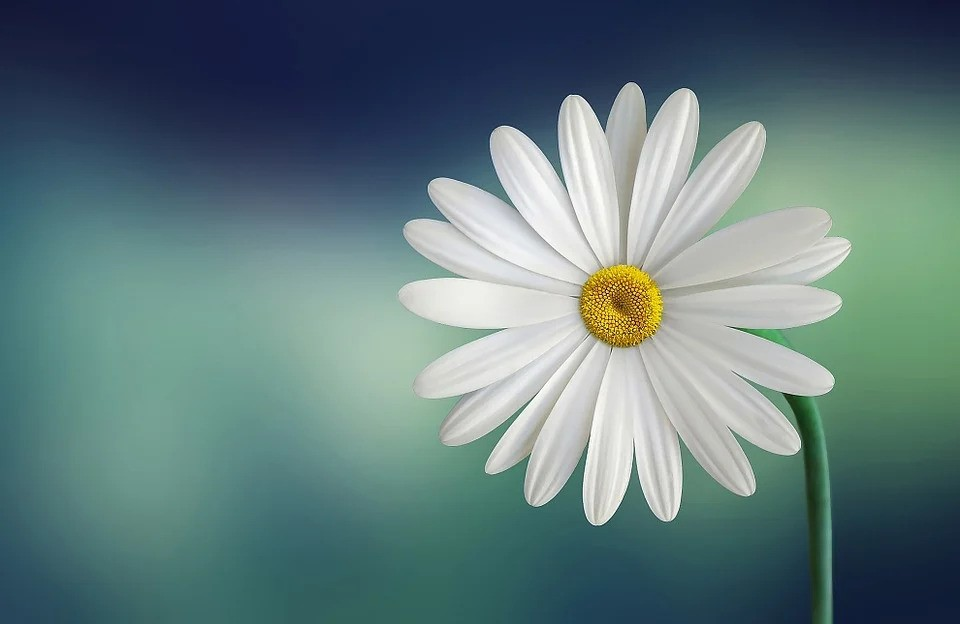
%> input picture flower.jpg, 960 x 624 px
$ octave edge_detection.m   (GNU Octave 9; MATLAB toolbox functions it lacks are replaced by stand-ins)
%> lines starting %> are read from the running program, lines starting %| are printed output that depends on the picture; in (x1, y1, x2, y2) boxes, pixels count from 0 and x2, y2 are one past the last pixel; in counts of white or black regions, pixels touching at a corner belong together; the program's own positions count from 1
% MATLAB code for convert RGB into Grayscale and to display edges.
% read the image.
k=imread("flower.jpg");
%> k is the input picture: size 624x960x3 uint8; mean R, G, B 97.4, 122.7, 123.9
%Convert into double format.
k=double(k);
%> k: size 624x960x3 double
% take the average of R, G and B channels.
k1=(k(:,:,1)+k(:,:,2)+k(:,:,3))/3;
% display after converting into uint8 format.
imtool(uint8(k1),[]);
%Find edges using the Prewitt method.
BW1 = edge(k1,'Prewitt');
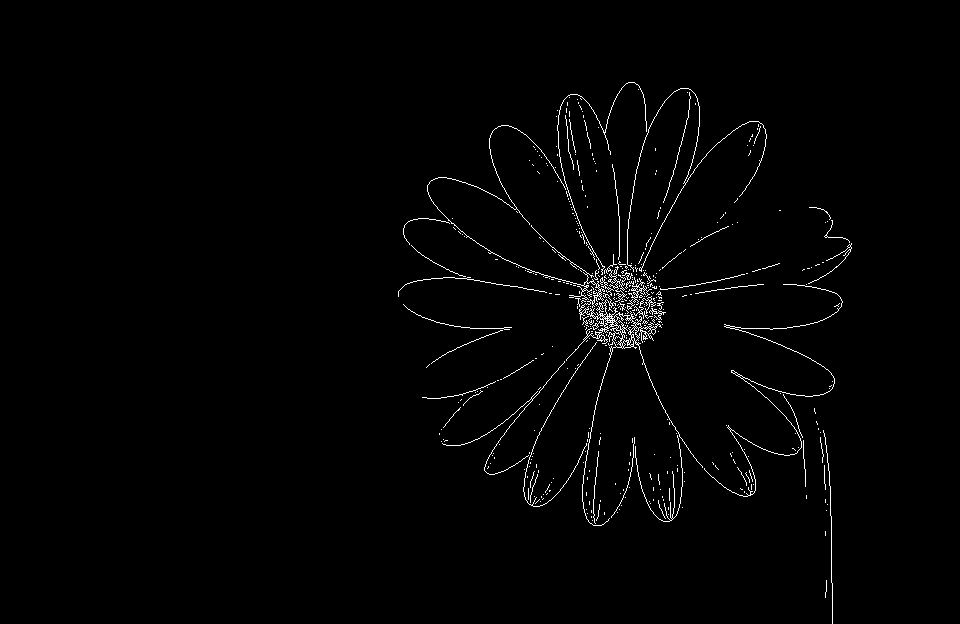
%> BW1: size 624x960 logical; 1.3% white in thin lines or dots, all inside (x1, y1, x2, y2) = (398, 82, 852, 624)
figure,imshow(BW1);title('Image 1');
% MATLAB code for convert RGB into HIS and find edges
%Represent the RGB image in [0 1] range
I=double(k)/255;
R=I(:,:,1);
G=I(:,:,2);
B=I(:,:,3);
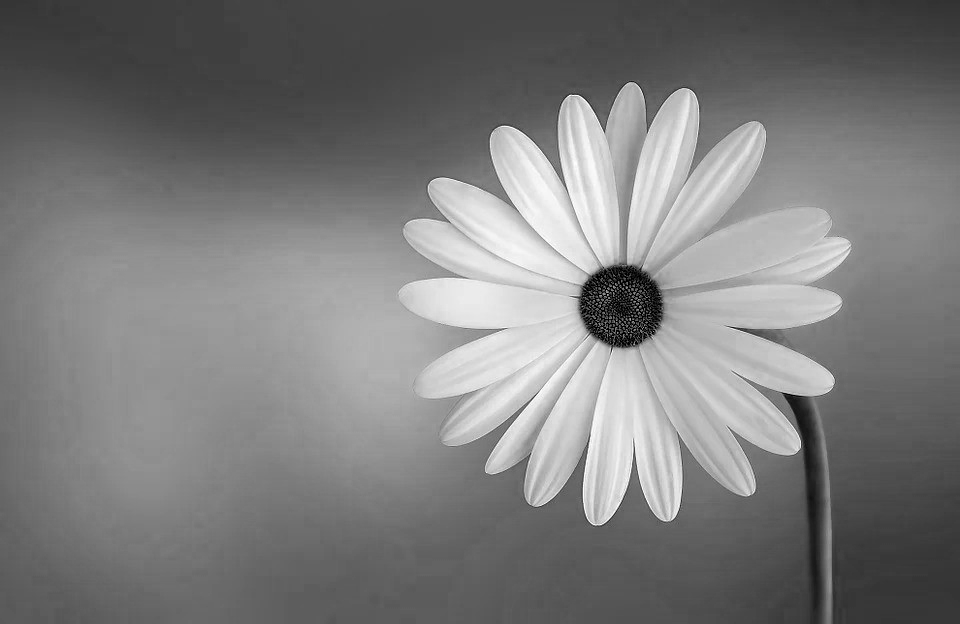
%> B: size 624x960 double; min 0, max 1, mean 0.486
%Hue
numi=1/2*((R-G)+(R-B));
denom=((R-G).^2+((R-B).*(G-B))).^0.5;
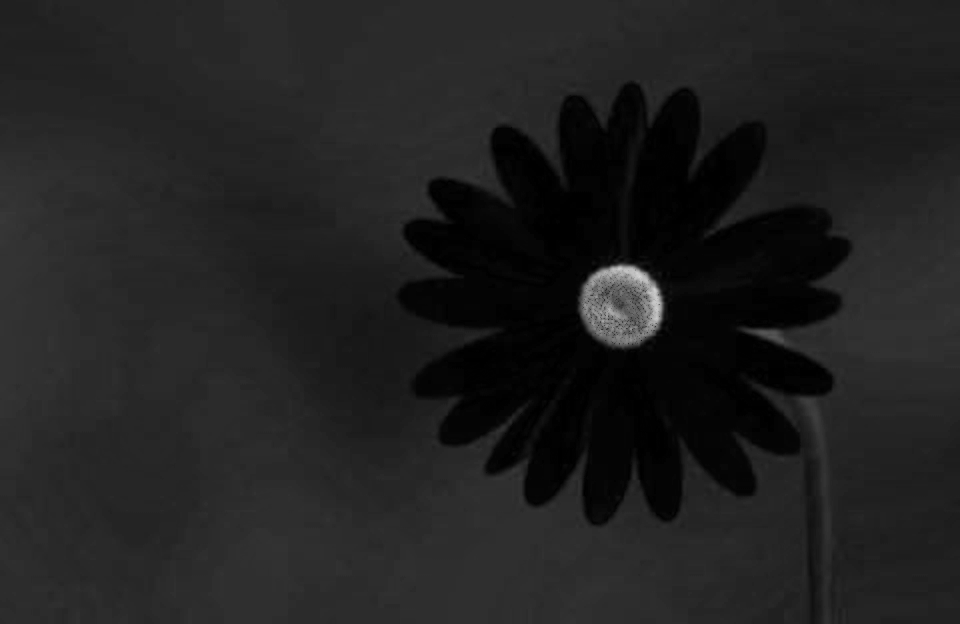
%> denom: size 624x960 double; min 0, max 0.838, mean 0.129
%To avoid divide by zero exception add a small number in the denominator
H=acosd(numi./(denom+0.000001));
%If B>G then H= 360-Theta
H(B>G)=360-H(B>G);
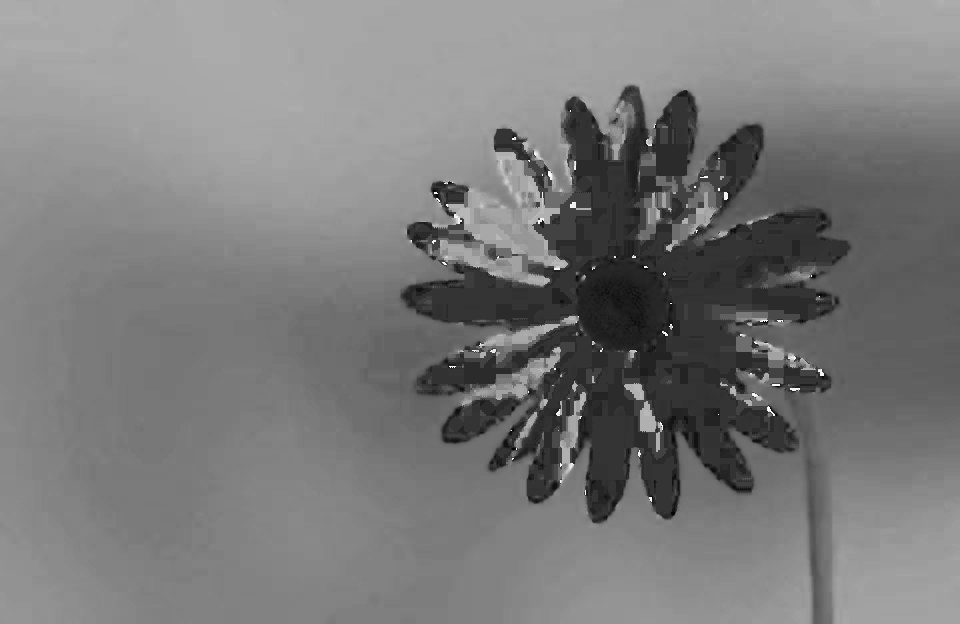
%> H: size 624x960 double; min 0.374, max 346.1, mean 166.7; drawn with min black and max white
%Normalize to the range [0 1]
H=H/360;
%Saturation
S=1- (3./(sum(I,3)+0.000001)).*min(I,[],3);
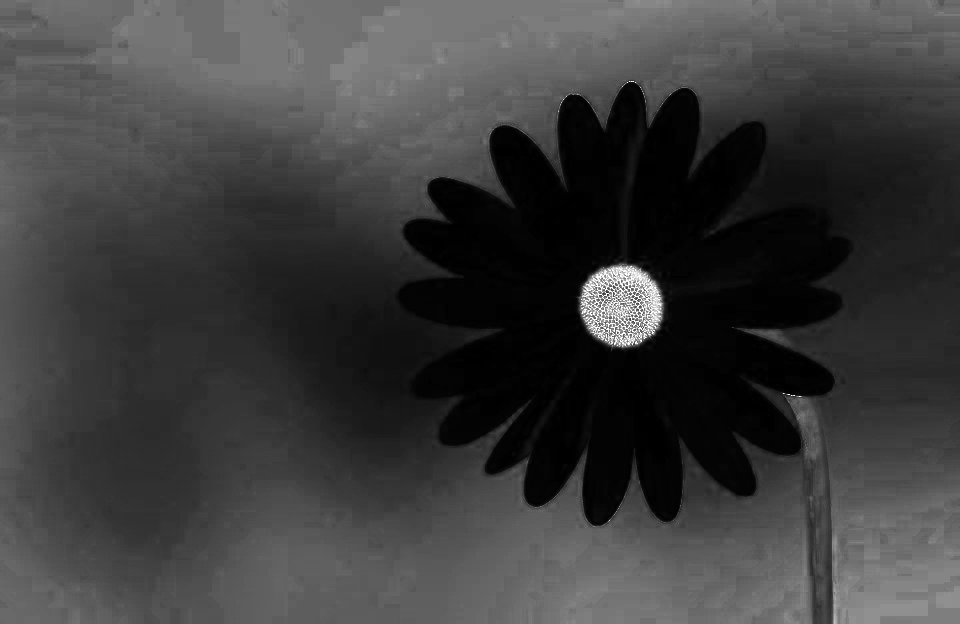
%> S: size 624x960 double; min 3.33e-07, max 1, mean 0.239
%Intensity
I=sum(I,3)./3;
%> I: size 624x960 double
%HSI
HSI=zeros(size(k));
HSI(:,:,1)=H;
HSI(:,:,2)=S;
HSI(:,:,3)=I;
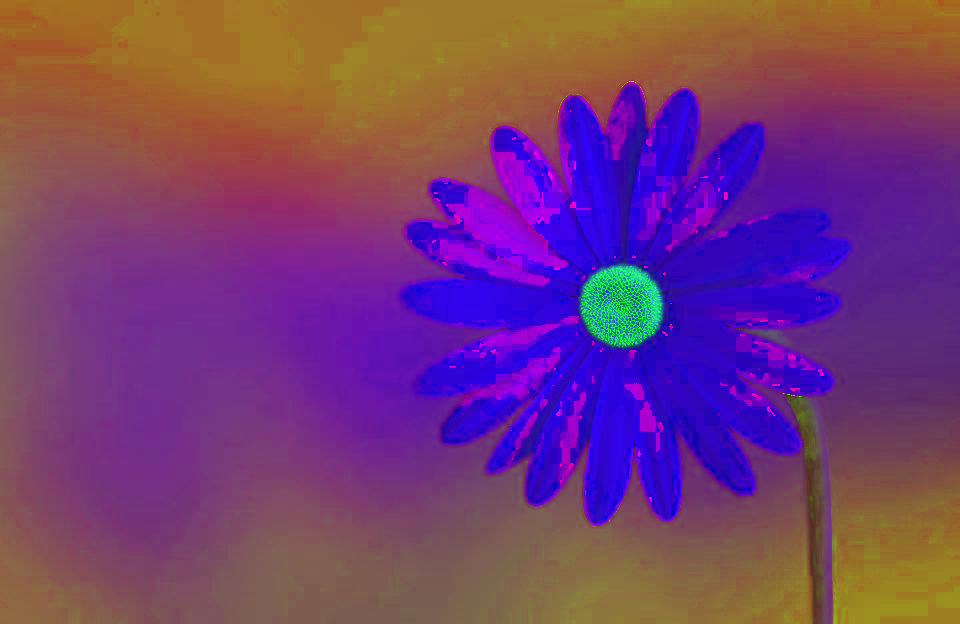
%> HSI: size 624x960x3 double; mean R, G, B 0.463, 0.239, 0.45
%display after converting into HSI image.
figure,imshow(HSI);title('HSI Image');
% find edges on the I component using Prewitt method
BW2 = edge(I,'Prewitt');
figure,imshow(BW2);title('Image 2');
% find edges on the H component using Prewitt method
BW3 = edge(H,'Prewitt');
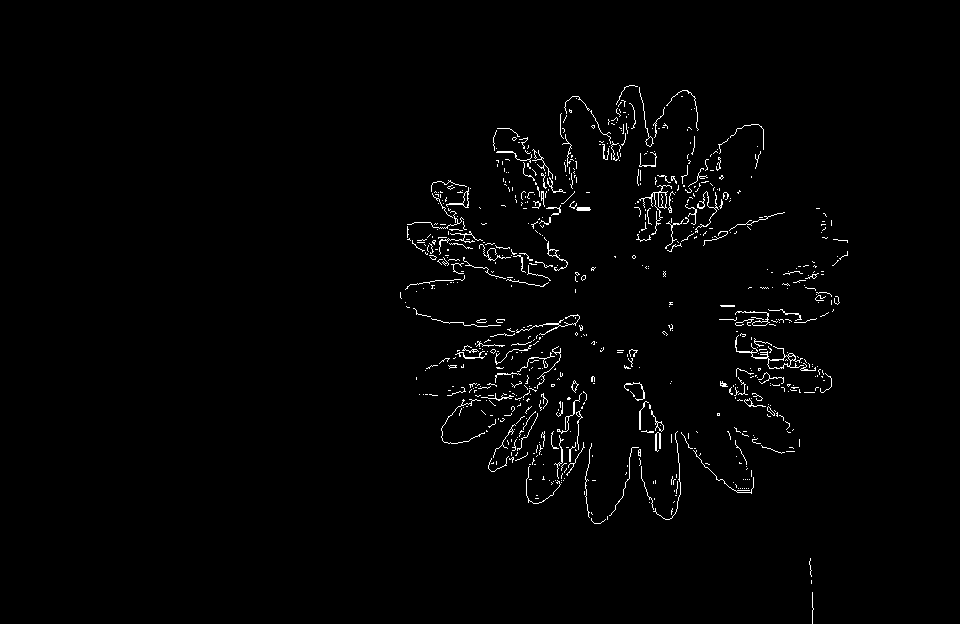
%> BW3: size 624x960 logical; 1.5% white in thin lines or dots, all inside (x1, y1, x2, y2) = (400, 85, 848, 624)
figure,imshow(BW3);title('Image 3');
